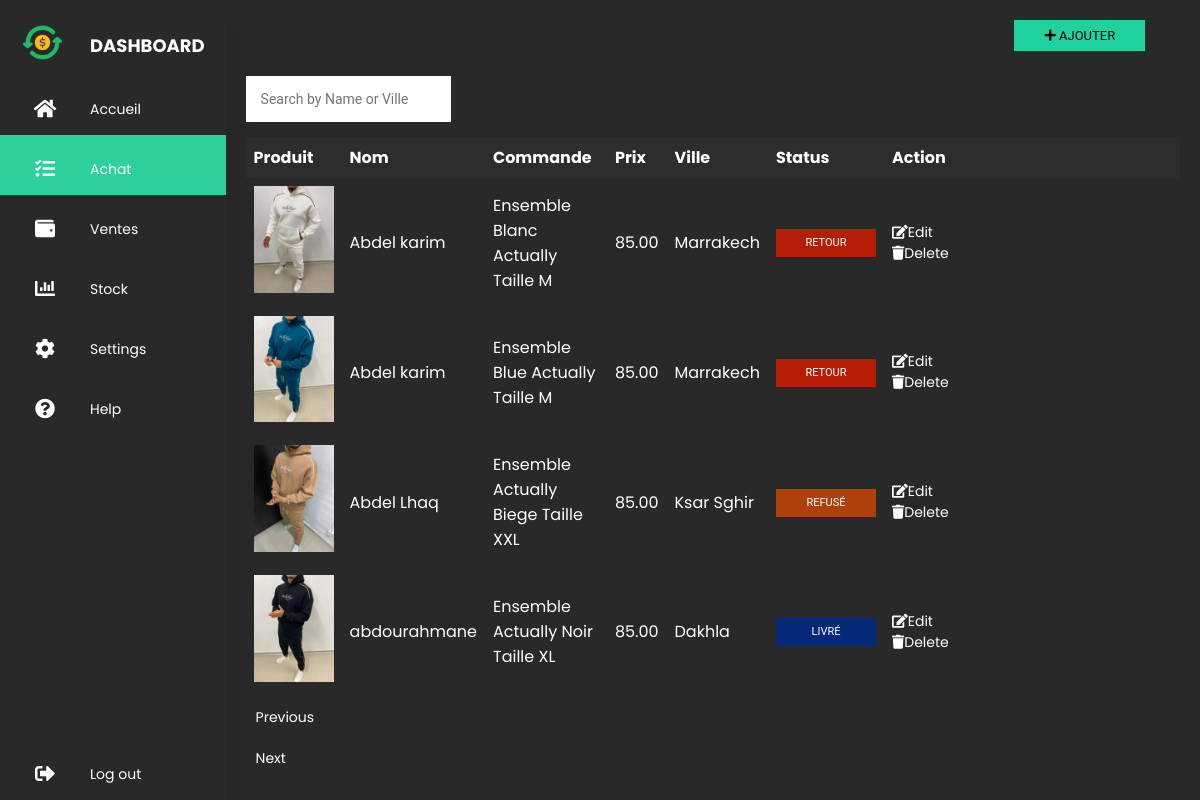
The app's page /sortie.php?page=2 (signed in) with its own data.
### tables this page shows
CREATE TABLE `clients` (
  `id` int(11) NOT NULL,
  `image` varchar(255) NOT NULL,
  `name` varchar(255) NOT NULL,
  `commande` varchar(255) NOT NULL,
  `prix` decimal(10,2) NOT NULL,
  `ville` varchar(255) NOT NULL,
  `status` varchar(50) NOT NULL,
  `moved_to_entrer` tinyint(1) DEFAULT 0,
  `moved_to_stock` int(11) DEFAULT 0
);

### sortie.php (the view, shortened to what this page needs)
<?php
include 'db.php';
$perPage = 4;
if (isset($_GET['page'])) {
    $currentPage = $_GET['page'];
} else {
    $currentPage = 1;
}
$startIndex = ($currentPage - 1) * $perPage;
$sql = "SELECT * FROM clients
        ORDER BY CASE
            WHEN status = 'Demandé' THEN 1
            ELSE 2
        END, name ASC
        LIMIT $startIndex, $perPage";
$result = $conn->query($sql);
?>
    <!DOCTYPE html>
    <html>
    <head>
        <link rel="stylesheet" href="css/sortie.css" />
        <link rel="stylesheet" href="https://cdnjs.cloudflare.com/ajax/libs/font-awesome/5.15.4/css/all.min.css"/>
    </head>
    <body>
    <div class="container">
        <?php include 'menu.php'; ?>
        <section class="main">
            <center>
                <button id="showFormButton" class="add">
                    <i class="fas fa-plus"></i> Ajouter
                </button>
                <br>
                <br>
            </center>
<div class="container1">
    <div class="search-bar">
        <form method="GET">
            <input class="cherch" type="text" name="search_query" id="searchQuery" placeholder="Search by Name or Ville" required>
        </form>
    </div>
</div>
                <table>
                    <thead>
                    <tr>
                        <th>Produit</th>
                        <th>Nom</th>
                        <th>Commande</th>
                        <th>Prix</th>
                        <th>Ville</th>
                        <th>Status</th>
                        <th>Action</th>
                    </tr>
                    </thead>
                    <tbody>
                    <?php
                    if ($result->num_rows > 0) {
                        while ($row = $result->fetch_assoc()) {
                            echo "<tr>";
                            echo "<td><img src='" . $row["image"] . "' alt='Client Image' width='80'></td>";
                            echo "<td>" . $row["name"] . "</td>";
                            echo "<td>" . $row["commande"] . "</td>";
                            echo "<td>" . $row["prix"] . "</td>";
                            echo "<td>" . $row["ville"] . "</td>";
                            $statusClass = "";
                            switch ($row["status"]) {
                                case "Livré":
                                    $statusClass = "livre";
                                    break;
                                case "Retour":
                                    $statusClass = "retour";
                                    break;
                                case "Refusé":
                                    $statusClass = "refuse";
                                    break;
                            }
                            echo "<td>";
                            echo "<center>";
                            echo "<button class='status-button $statusClass'>" . $row["status"] . "</button>";
                            echo "</center>";
                            echo "</td>";
                            echo "<td class='icon-container'><a href='javascript:void(0);' class='edit-client' data-client-id='" . $row["id"] . "'><i class='fas fa-edit'></i>Edit</a>
                                    <a href='delete_client.php?id=" . $row["id"] . "'><i class='fas fa-trash'></i>Delete</a></td>";
                            echo "</tr>";
                        }
                    } else {
                        echo "<tr><td colspan='7'>No clients found.</td></tr>";
                    }
                    ?>
                    </tbody>
                </table>
            <?php
            $perPage = 4;
            if (isset($_GET['page'])) {
                $currentPage = $_GET['page'];
            } else {
                $currentPage = 1;
            }
            $startIndex = ($currentPage - 1) * $perPage;
            echo '<div class"here">';
            if ($currentPage > 1) {
                echo "<a class=dd href='sortie.php?page=" . ($currentPage - 1) . "'>Previous</a>";
            }
            $sqlCount = "SELECT COUNT(*) AS total FROM clients";
            $countResult = $conn->query($sqlCount);
            $countRow = $countResult->fetch_assoc();
            $totalClients = $countRow['total'];
            if ($totalClients > $startIndex + $perPage) {
                echo "<a class=dd href='sortie.php?page=" . ($currentPage + 1) . "'>Next</a>";
            }
            ?>
        </section>
    </div>
    </body>
    </html>

### css/sortie.css (style rules this page uses)
* { margin: 0; padding: 0; outline: none; border: none; text-decoration: none; box-sizing: border-box; font-family: "Poppins", sans-serif; }
body { background: #292929; }
.container { display: flex; }
a { position: relative; color: white; font-size: 14px; display: table; width: 280px; padding: 10px; }
.main { position: relative; padding: 20px; width: 100%; }
table { width: 100%; border-collapse: collapse; }
th, td { padding: 8px; text-align: left; color: #FFFFFF; }
th { background-color: #2d2d2d; }
input { font-family: "Roboto", sans-serif; outline: 0; width: 100%; border: 0; margin: 0 0 15px; padding: 15px; box-sizing: border-box; font-size: 14px; }
.add { margin-left: 734px; font-family: "Roboto", sans-serif; text-transform: uppercase; outline: 0; background: #22d1a0; width: 14%; border: 8; padding: 8px; color: black; font-size: 13px; -webkit-transition: all 0.3 ease; transition: all 0.3 ease; cursor: pointer; }
.status-button { font-family: "Roboto", sans-serif; text-transform: uppercase; outline: 0; border: none; padding: 8px; color: #FFFFFF; -webkit-transition: all 0.3s ease; transition: all 0.3s ease; cursor: pointer; line-height: 12px; font-size: 11px; width: 100px; }
.livre { background: #032978; }
.retour { background-color: #b61d07; color: white; }
.refuse { background-color: #ae400b; color: white; }
.cherch { font-family: "Roboto", sans-serif; outline: 0; width: 22%; border: 0; margin: 0 0 15px; padding: 15px; box-sizing: border-box; font-size: 14px; }

### records on screen
clients: image (picture), name "Abdel karim", commande "Ensemble Blanc Actually Taille M", prix "85.00", ville "Marrakech", status "RETOUR"
clients: image (picture), name "Abdel karim", commande "Ensemble Blue Actually Taille M", prix "85.00", ville "Marrakech", status "RETOUR"
clients: image (picture), name "Abdel Lhaq", commande "Ensemble Actually Biege Taille XXL", prix "85.00", ville "Ksar Sghir", status "REFUSÉ"
clients: image (picture), name "abdourahmane", commande "Ensemble Actually Noir Taille XL", prix "85.00", ville "Dakhla", status "LIVRÉ"
